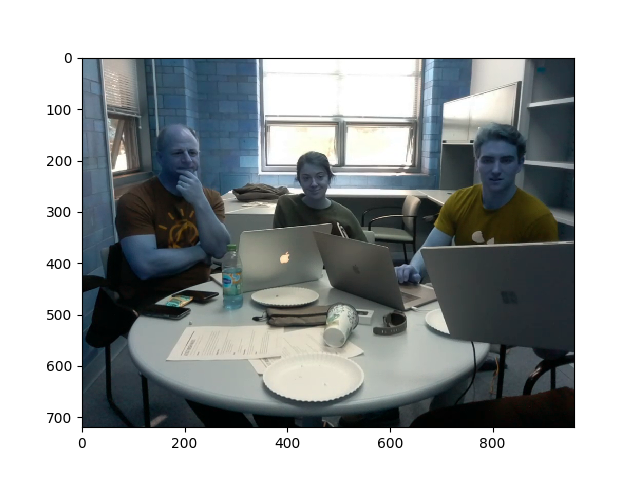
#> input picture first_flight.png, 640 x 480 px
$ python -i object_detect.py   (imports and definitions only)   (older library calls are emulated)
#> lines starting #> are read from the running program, lines starting #| are printed output that depends on the picture
#! /usr/bin/env python

import cv2.cv2 as cv2  # for avoidance of pylint error
import time
from imutils import paths
import numpy as np
import imutils
from scipy import misc
import os

import matplotlib.pyplot as plt

import threading

class ObjectDetector(object):
	def __init__(self, gv=None, file_pattern=None):
		self.gv = gv
		self.file_pattern = file_pattern

	def object_detect(self, image, alg="closing_color"):
		def big_contour(image):
			# convert the image to grayscale, blur it, and detect edges
			gray = cv2.cvtColor(image, cv2.COLOR_BGR2GRAY)
			gray = cv2.GaussianBlur(gray, (5, 5), 0)
			edged = cv2.Canny(gray, 35, 125)

			# find the contours in the edged image and keep the largest one;
			# we'll assume that this is our piece of paper in the image
			cnts = cv2.findContours(edged.copy(), cv2.RETR_LIST, cv2.CHAIN_APPROX_SIMPLE)
			cnts = cnts[0] if imutils.is_cv2() else cnts[1]
			if len(cnts) == 0:
				return [0,0,0,0]
			c = max(cnts, key = cv2.contourArea)


			ret = cv2.boundingRect(c)
			box_overlay = cv2.rectangle(image,(ret[0],ret[1]),(ret[0]+ret[2],ret[1]+ret[3]),(0,255,0),2)
			# [4 lines of commented-out code are left out]
			return ret

			# # compute the bounding box of the of the paper region and return it
			# return cv2.minAreaRect(c)
		def color_detect(image):
			# define the list of boundaries
			boundaries = [
				([17, 15, 100], [50, 56, 200]),
				([86, 31, 4], [220, 88, 50]),
				([25, 146, 190], [62, 174, 250]),
				([103, 86, 65], [145, 133, 128]),
				([125, 25, 0], [255, 250, 100]),
			]
			# loop over the boundaries
			(lower, upper) = boundaries[4]
			# create NumPy arrays from the boundaries
			lower = np.array(lower, dtype = "uint8")
			upper = np.array(upper, dtype = "uint8")

			# find the colors within the specified boundaries and apply
			# the mask
			mask = cv2.inRange(image, lower, upper)
			output = cv2.bitwise_and(image, image, mask = mask)

			# [10 lines of commented-out code are left out]


			return big_contour(output)
		def closing_color(image):
			return color_detect(cv2.morphologyEx(image, cv2.MORPH_CLOSE, cv2.getStructuringElement(cv2.MORPH_RECT,(200,200))))
		return {
			"big_contour":big_contour,
			"color_detect":color_detect,
			"closing_color":closing_color,
			}[alg](image)

	# [33 lines left out: functions crop, detect_continuously, not called in this run]

	def save_image(self, image, filename):
		misc.imsave(filename, image)

	# [20 lines left out: functions detect_and_save, detect_and_save_async, not called in this run]

# [5 lines not run here, left out]

>>> import cv2
>>> picture = cv2.imread('first_flight.png')
#> picture is the input picture: shape (480, 640, 3); mean B, G, R 165.8, 165.2, 160.8
>>> result = ObjectDetector().object_detect(picture)
#> in color_detect, `mask = cv2.inRange(image, lower, upper)`: mask: shape (480, 640); every value is 0
#> in color_detect, `mask = cv2.inRange(image, lower, upper)`:
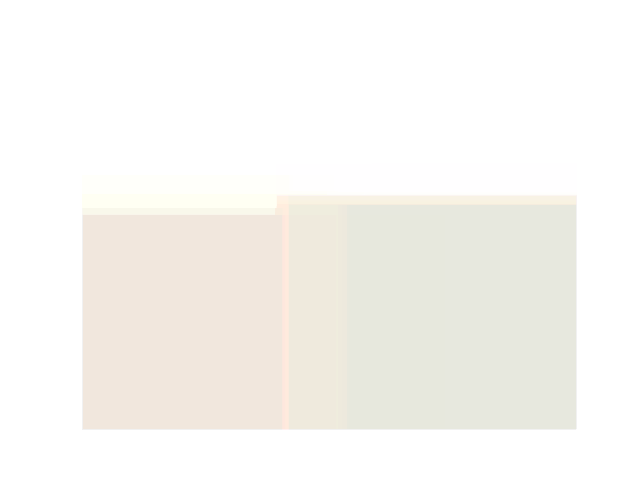
#> image: shape (480, 640, 3); mean of channels 0, 1, 2 242.5, 246.6, 248.2; drawn as B, G, R
#> in color_detect, `output = cv2.bitwise_and(image, image, mask = mask)`: output: shape (480, 640, 3); every value is 0
#> in big_contour, `cnts = cv2.findContours(edged.copy(), cv2.RETR_LIST, cv2.CHAIN_APPROX_..`: cnts = 0 contours
#> in big_contour, `cnts = cnts[0] if imutils.is_cv2() else cnts[1]`: cnts = []
#> result = [0, 0, 0, 0]
